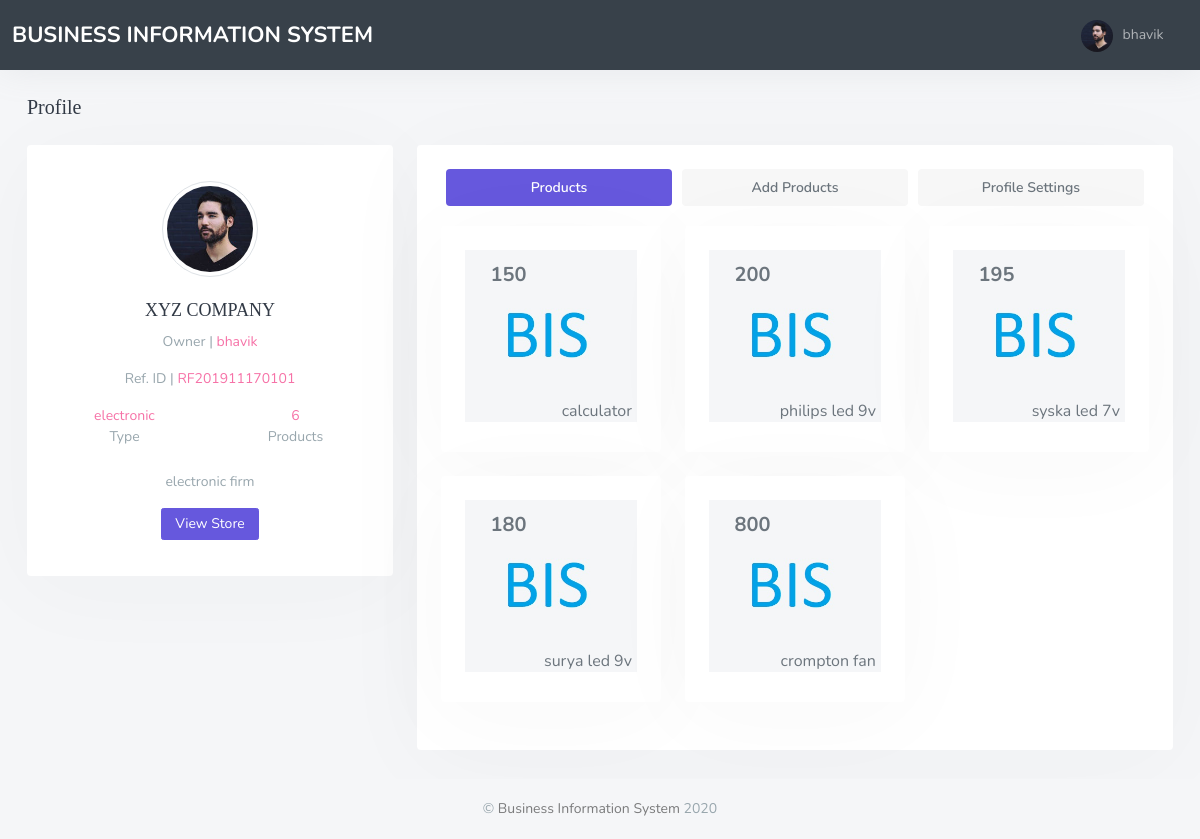
/seller/ (signed in), run on the app's committed database.
### BusiInfoApp/models.py (models this page shows)
class Seller(models.Model):
    RFID = models.CharField(max_length=20, primary_key=True)
    RegDate = models.DateField()
    OwnerName = models.CharField(max_length=20,null=True)
    Company = models.CharField(max_length=20,null=True)
    Mobile = models.CharField(null=True,max_length=10)
    Address = models.CharField(null=True,max_length=100)
    Type = models.CharField(max_length=20,null=True)
    About = models.CharField(max_length=100,null=True)
    Password = models.CharField(max_length=12)
    class Meta:
        db_table = "Seller"

class Product(models.Model):
    RFID = models.CharField(max_length=20)
    ProductID = models.CharField(max_length=20, unique=True)
    ProductName = models.CharField(max_length=20)
    Category = models.CharField(max_length=20)
    Price = models.CharField(max_length=20)
    Description = models.TextField(max_length=100)
    class Meta:
        db_table = "Product"

### BusiInfoApp/views.py (the view)
# urls.py: path('seller/', sellerpage, name='seller'),
def sellerpage(request):
    if 'user' in request.session:
        all_seller = Seller.objects.all()
        all_product = Product.objects.all()
        for slr in all_seller:
            if slr.RFID == request.session['user']:
                appdetails['owner_id'] = slr.RFID
                appdetails['password'] = slr.Password
                appdetails['owner_name'] = slr.OwnerName
                appdetails['business_name'] = slr.Company
                appdetails['mobile'] = slr.Mobile
                appdetails['business_type'] = slr.Type
                appdetails['business_address'] = slr.Address
                appdetails['about'] = slr.About
                appdetails['products'] = loadProduct(request.session['user'])
                for p in all_product:
                    if slr.RFID == p.RFID:
                        appdetails['total_products'] = len(all_product)
        return render(request, 'seller.html', appdetails)
    else:
        return redirect(index)

### BusiInfoApp/views.py (called while the page is built)
def loadProduct(rfid):
    products = Product.objects.all()
    product_list = []
    for p in products:
        if p.RFID == rfid:
            product_list.append({'product_id':p.ProductID,'product_name':p.ProductName,'price':p.Price,'category':p.Category,'product_desc':p.Description})
    return product_list

### BusiInfoApp/templates/seller.html (shortened to what this page needs)
<!DOCTYPE html>
    <html lang="en">
<head>
    {% load static %}
    {% include 'css.html' %}
</head>
    <body>
        <div id="wrapper">
            {% include 'toolbar.html' %}
            <div class="content-page" style="margin-left:0 !important;">
                <div class="content">
                    <div class="container-fluid">
                        <div class="row">
                            <div class="col-12">
                                <div class="page-title-box">
                                    <h4 class="page-title">Profile</h4>
                                </div>
                            </div>
                        </div>
                        <div class="row">
                            <div class="col-lg-4 col-xl-4">
                                <div class="text-center card-box">
                                    <div class="pt-2 pb-2">
                                        <img src="/static/images/users/user-3.jpg" class="rounded-circle img-thumbnail avatar-xl" alt="profile-image">
                                        <h4 class="mt-3"><a href="javascript:" class="text-dark text-uppercase business_name">{{ business_name }}</a></h4>
                                        <p class="text-muted">Owner <span> | </span> <span class="text-pink owner_name"> {{ owner_name }} </span></p>
                                        <p class="text-muted">Ref. ID <span> | </span> <span class="text-pink rfid">{{ owner_id }}</span></p>
                                        <div class="row mt-4s">
                                            <div class="col-6">
                                                <div class="mt-3s">
                                                    <p class="mb-0 text-pink text-truncate business_type"> {{ business_type }} </p>
                                                    <p class="mb-0 text-muted text-truncate">Type</p>
                                                </div>
                                            </div>
                                            <div class="col-6">
                                                <div class="mt-3s">
                                                    <p class="mb-0 text-pink text-truncate total_products"> {{ total_products }} </p>
                                                    <p class="mb-0 text-muted text-truncate">Products</p>
                                                </div>
                                            </div>
                                        </div>
                                        <p class="font-14 text-center text-muted mt-3 about_company">
                                            {{ about }}
                                        </p>
                                        <button type="button" class="open-store btn btn-primary btn-sm waves-effect waves-light">View Store</button>
                                    </div>
                                </div>
                            </div>
                            <div class="col-lg-8 col-xl-8">
                                <div class="card-box">
                                    <ul class="nav nav-pills navtab-bg nav-justified">
                                        <li class="nav-item">
                                            <a href="#products" data-toggle="tab" aria-expanded="false" class="nav-link active">
                                                Products
                                            </a>
                                        </li>
                                        <li class="nav-item">
                                            <a href="#addproducts" data-toggle="tab" aria-expanded="true" class="nav-link">
                                                Add Products
                                            </a>
                                        </li>
                                        <li class="nav-item">
                                            <a href="#settings" data-toggle="tab" aria-expanded="false" class="nav-link">
                                                Profile Settings
                                            </a>
                                        </li>
                                    </ul>
                                    <div class="tab-content">
                                        <div class="tab-pane show active" id="products">
                                            <div class="row">
                                                {% for product in products %}
                                                <div class="col-md-6 col-xl-4">
                                                    <div class="card-box product-box">
                                                        <div style="position: relative; cursor: pointer;">
                                                            <span title="Save {{ product.product_name }}" data-plugin="tippy" data-tippy-size="small" style="position: absolute; top: 5px; z-index: 1; right: 5px;font-size:16px;">
                                                                <i class="mdi mdi-heart-outline text-danger font-24"></i>
                                                            </span>
                                                            <span style="position: absolute;z-index: 99;background-color: transparent;" class="product-price-tag"><i class="mdi mdi-currency-inr"></i>{{ product.price }}</span>
                                                            <div class="waves-effect product-view" href="#custom-modal" data-animation="blur" data-plugin="custommodal" data-overlayColor="#38414a">
                                                                <img src="/static/images/products/product-1.jpg" alt="product-pic" class="img-fluid" />
                                                            </div>
                                                            <span style="position: absolute; bottom: 5px; z-index: 99; right: 5px;font-size:16px;">{{ product.product_name }}</span>
                                                        </div>
                                                    </div>
                                                </div>
                                                {% endfor %}
                                            </div>
                                        </div>
                                    </div>
                                </div>
                            </div>
                        </div>
                    </div>
                </div>
                <footer class="footer footer-alt">
                    &copy; <a href="javascript:" class="text-black-50">{{ appName }}</a> 2020
                </footer>
            </div>
        </div>
    </body>
</html>

### BusiInfoApp/templates/css.html (shortened to what this page needs)
{% block css %}
{% load static %}
<link href="{% static 'libs/custombox/custombox.min.css' %}" rel="stylesheet">
<link href="{% static 'libs/dropzone/dropzone.min.css' %}" rel="stylesheet" type="text/css" />
<link href="{% static 'css/bootstrap.min.css' %}" rel="stylesheet" type="text/css" />
<link href="{% static 'css/icons.min.css' %}" rel="stylesheet" type="text/css" />
<link href="{% static 'css/app.min.css' %}" rel="stylesheet" type="text/css" />
{% endblock %}

### BusiInfoApp/templates/toolbar.html (shortened to what this page needs)
{% load static %}
{% block toolbar %}
<div class="navbar-custom">
    <ul class="list-unstyled topnav-menu float-right mb-0">
        <li class="dropdown notification-list">
            <a class="nav-link dropdown-toggle nav-user mr-0 waves-effect waves-light" data-toggle="dropdown" href="#" role="button" aria-haspopup="false" aria-expanded="false">
                <img src="/static/images/users/user-3.jpg" alt="user-image" class="rounded-circle">
                {% if owner_name %}
                <span class="pro-user-name ml-1">
                    {{ owner_name }} <i class="mdi mdi-chevron-down"></i>
                </span>
                {% else %}
                <span class="pro-user-name ml-1">
                    {{ user_name }} <i class="mdi mdi-chevron-down"></i>
                </span>
                {% endif %}
            </a>
        </li>
    </ul>
    <div class="logo-box pl-2" style="width:max-content">
        <a href="javascript:" class="logo text-center">
            <span class="logo-lg">
                <span class="logo-lg-text-light">{{ appName }}</span>
            </span>
        </a>
    </div>
</div>
{% endblock %}

### BusiInfoApp/templates/js.html (shortened to what this page needs)
{% block js %}
{% load static %}
{% endblock %}

### data on the page
Seller: OwnerName "bhavik", Company "XYZ COMPANY", RFID "RF201911170101", Type "electronic", About "electronic firm"
Product: price "150", product_name "calculator"
Product: price "200", product_name "philips led 9v"
Product: price "195", product_name "syska led 7v"
Product: price "180", product_name "surya led 9v"
Product: price "800", product_name "crompton fan"

### other printed values
{{ appName }} "BUSINESS INFORMATION SYSTEM"
{{ total_products }} "6"
{{ appName }} "Business Information System"
